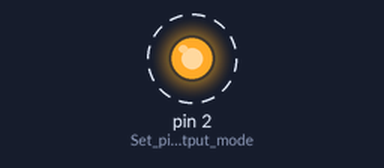
Bench run of a sketch on a simulated Arduino Uno, built with avr-gcc and run on an emulated ATmega328P. On the bench: output pins drawn as LEDs (lit = HIGH). Dashed ring = blinking. What the sketch prints to the serial monitor is not drawn.

Above: at 0.5 s.
Timing chart, 0 to 4.6 s (numbered marks = the images above):
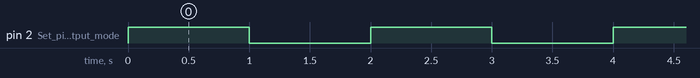

Measured:
- by itself, pin 2 (Set_pin_2_to_output_mode): alternates HIGH for 1.0 s and LOW for 1.0 s

The sketch:

code-led-blink.ino
```cpp
// =====================================
// Workshop 1: Simple LED Blink
// Your very first Arduino sketch!
// =====================================
//
// Hardware: 1x LED + 1x 220 ohm resistor
// Pin: GPIO 2 -> 220 ohm resistor -> LED -> GND
// Libraries: None (built-in only)

void setup() {
  // setup() runs ONCE when board powers on
  Serial.begin(9600);
  pinMode(2, OUTPUT);  // Set pin 2 to output mode
  Serial.println("LED Blink starting...");
}

void loop() {
  // loop() runs forever, over and over
  digitalWrite(2, HIGH);  // Turn LED on (5V)
  Serial.println("LED ON");
  delay(1000);            // Wait 1 second (1000 milliseconds)

  digitalWrite(2, LOW);   // Turn LED off (0V)
  Serial.println("LED OFF");
  delay(1000);            // Wait 1 second
}
```
